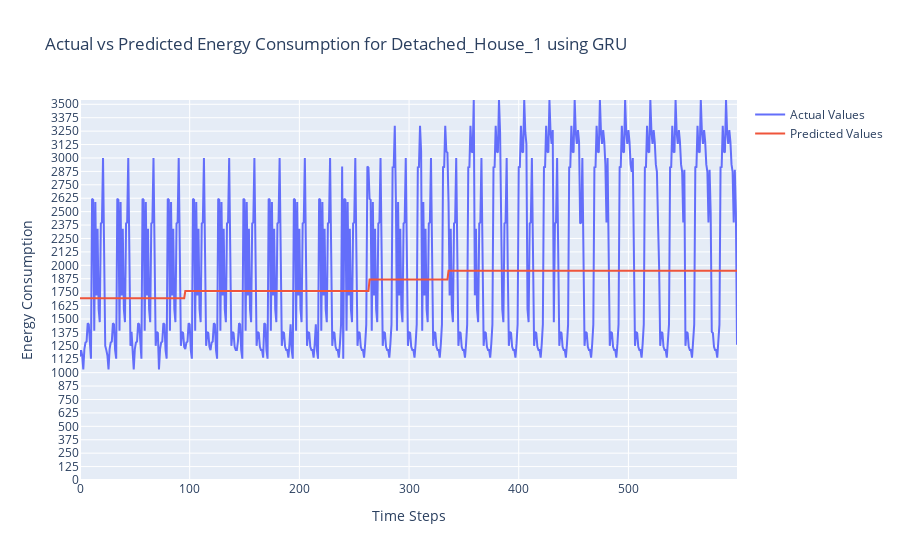
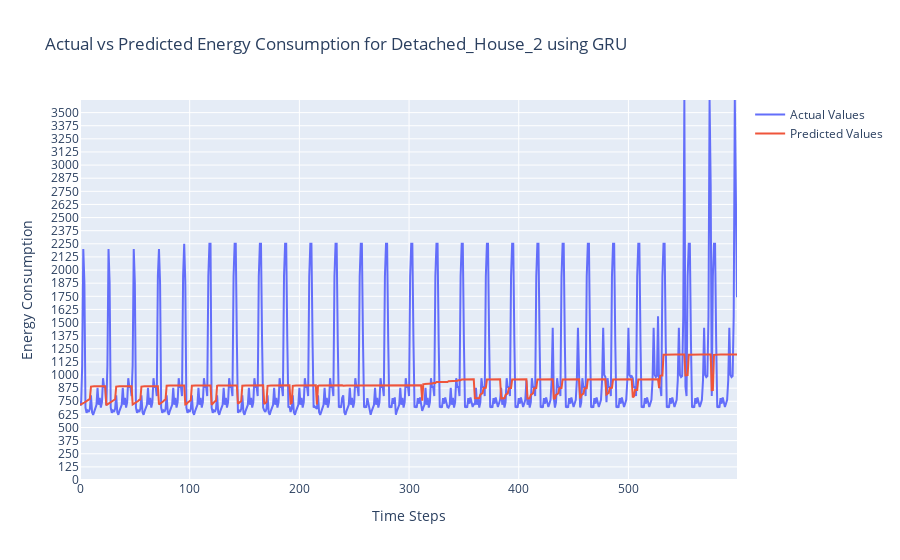
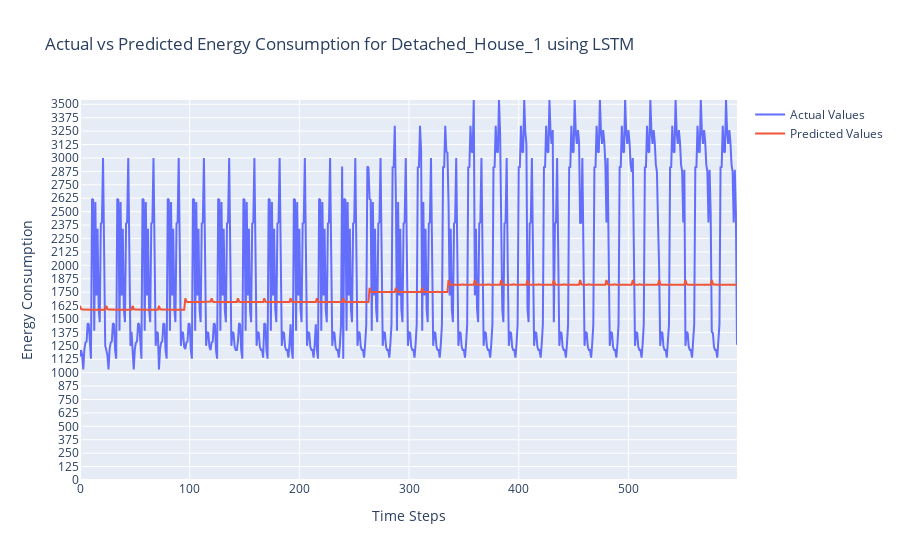
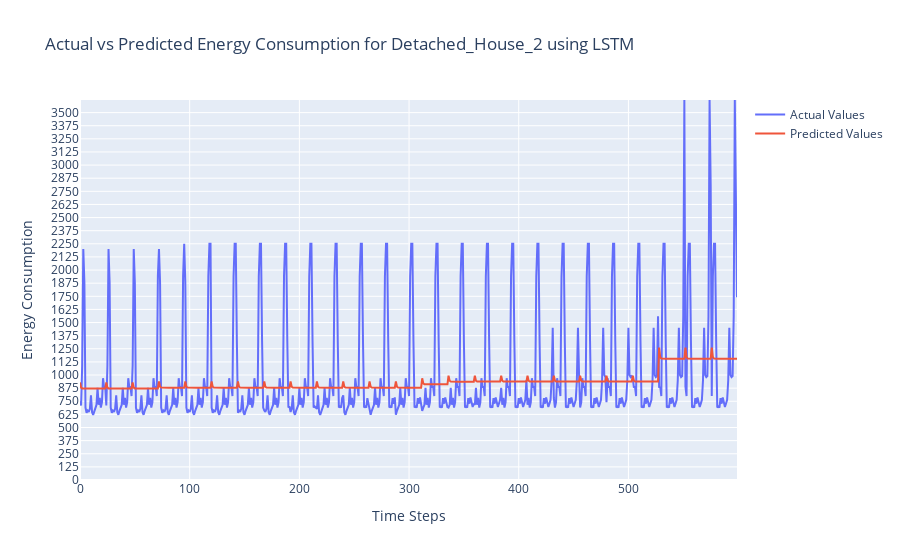

Source (notebook cell) for these figures, in order:
### Code cell
import os

import plotly.graph_objects as go

def combined_test(model, data_loader, loss_fn):
    model.eval()
    losses = []
    all_outputs = []
    all_targets = []
    metrics = {'MAE': [], 'RMSE': [], 'SMAPE': []}
    
    first_iter = True  

    with torch.no_grad():
        for inputs, scaled_targets, future_energy_min_max in data_loader:
            inputs, scaled_targets = inputs.to(device), scaled_targets.to(device)
            targets_min, targets_max = future_energy_min_max
            targets_min, targets_max = targets_min.to(device), targets_max.to(device)

            outputs = model(inputs)
            loss = loss_fn(outputs, scaled_targets)
            losses.append(loss.item())

            targets = inverse_minmax_scale(scaled_targets, targets_min, targets_max)
            outputs = inverse_minmax_scale(outputs, targets_min, targets_max)

            metrics['MAE'].append(mae(outputs, targets).item())
            metrics['RMSE'].append(rmse(outputs, targets).item())
            metrics['SMAPE'].append(smape(outputs, targets))

            all_outputs.extend(outputs.cpu().numpy())
            all_targets.extend(targets.cpu().numpy())

            if first_iter:  
                print(f"Output shape: {outputs.shape}")
                print(f"Target shape: {targets.shape}")
                first_iter = False  

    test_loss = np.mean(losses)
    test_metrics = {k: np.mean(v) for k, v in metrics.items()}

    return test_loss, test_metrics, all_targets, all_outputs

models_list = {
    "GRU": gru,
    "LSTM": lstm,
    "Transformer": transformer,
}

def combined_testing_and_visualization(datasets, models_list, loss_fn):
    for model_name, model in models_list.items():
        print(f"\nTesting {model_name}...\n")
        for dataset_name in datasets['test'].keys():
            print(f"Testing and generating values for dataset: {dataset_name} using {model_name}")
            
            # Load the trained model's state_dict
            model.load_state_dict(torch.load(f'./Combine_MSE/{model_name}_{loss_fn}_{dataset_name}.pth'))
            model.to(device)

            test_loader = DataLoader(datasets['test'][dataset_name], batch_size=1, shuffle=False)
            test_loss, test_metrics, actual_values, predicted_values = combined_test(model, test_loader, loss_fn)
            
            print(f"Test Loss for {dataset_name} using {model_name}: {test_loss:.2f}")
            print(f"Test MAE for {dataset_name} using {model_name}: {test_metrics['MAE']:.2f}")
            print(f"Test RMSE for {dataset_name} using {model_name}: {test_metrics['RMSE']:.2f}")
            print(f"Test SMAPE for {dataset_name} using {model_name}: {test_metrics['SMAPE']:.2f}")
            print('-' * 50)

            df_results = pd.DataFrame({
                'Actual': np.ravel(actual_values),
                'Predicted': np.ravel(predicted_values)
            })
            df_results.to_csv(f"./Combine_MSE/{dataset_name}_{model_name}_results.csv", index=False)

            df_results = pd.read_csv(f"./Combine_MSE/{dataset_name}_{model_name}_results.csv")

            actual_values = df_results['Actual'].values[:600]
            predicted_values = df_results['Predicted'].values[:600]

            fig = go.Figure()
            fig.add_trace(go.Scatter(y=actual_values, mode='lines', name='Actual Values'))
            fig.add_trace(go.Scatter(y=predicted_values, mode='lines', name='Predicted Values'))
            
            # Dynamic y-axis adjustment
            max_value = max(np.max(actual_values), np.max(predicted_values))
            yaxis_max = int((max_value // 50 + 1) * 50)
            
            fig.update_layout(
                title=f"Actual vs Predicted Energy Consumption for {dataset_name} using {model_name}",
                xaxis_title="Time Steps", 
                yaxis_title="Energy Consumption",
                yaxis=dict(
                    tickvals=list(range(0, yaxis_max + 1, 125)),
                    range=[0, max_value]
                ),
                height=300,
            )
            fig.show()

    print("All done!")

loss_fn = nn.L1Loss()
combined_testing_and_visualization(datasets, models_list, loss_fn)

### Figure 1 — Plotly figure (JSON) as saved in the notebook; plotly's stock layout.template omitted (floating-point values rounded to 4 significant figures; data arrays with more than 128 entries replaced by an {"elided": "..."} marker saying what was removed)
{"data": [{"mode": "lines", "name": "Actual Values", "type": "scatter", "y": {"elided": "600 int values"}}, {"mode": "lines", "name": "Predicted Values", "type": "scatter", "y": {"elided": "600 float values"}}], "layout": {"autosize": true, "title": {"text": "Actual vs Predicted Energy Consumption for Detached_House_1 using GRU"}, "xaxis": {"autorange": true, "range": [0, 599], "title": {"text": "Time Steps"}}, "yaxis": {"range": [0, 3540], "tickvals": [0, 125, 250, 375, 500, 625, 750, 875, 1000, 1125, 1250, 1375, 1500, 1625, 1750, 1875, 2000, 2125, 2250, 2375, 2500, 2625, 2750, 2875, 3000, 3125, 3250, 3375, 3500], "title": {"text": "Energy Consumption"}, "type": "linear"}}}

### Figure 2 — Plotly figure (JSON) as saved in the notebook; plotly's stock layout.template omitted (floating-point values rounded to 4 significant figures; data arrays with more than 128 entries replaced by an {"elided": "..."} marker saying what was removed)
{"data": [{"mode": "lines", "name": "Actual Values", "type": "scatter", "y": {"elided": "600 int values"}}, {"mode": "lines", "name": "Predicted Values", "type": "scatter", "y": {"elided": "600 float values"}}], "layout": {"autosize": true, "title": {"text": "Actual vs Predicted Energy Consumption for Detached_House_2 using GRU"}, "xaxis": {"autorange": true, "range": [0, 599], "title": {"text": "Time Steps"}}, "yaxis": {"range": [0, 3620], "tickvals": [0, 125, 250, 375, 500, 625, 750, 875, 1000, 1125, 1250, 1375, 1500, 1625, 1750, 1875, 2000, 2125, 2250, 2375, 2500, 2625, 2750, 2875, 3000, 3125, 3250, 3375, 3500, 3625], "title": {"text": "Energy Consumption"}, "type": "linear"}}}

### Figure 3 — Plotly figure (JSON) as saved in the notebook; plotly's stock layout.template omitted (floating-point values rounded to 4 significant figures; data arrays with more than 128 entries replaced by an {"elided": "..."} marker saying what was removed)
{"data": [{"mode": "lines", "name": "Actual Values", "type": "scatter", "y": {"elided": "600 int values"}}, {"mode": "lines", "name": "Predicted Values", "type": "scatter", "y": {"elided": "600 float values"}}], "layout": {"autosize": true, "title": {"text": "Actual vs Predicted Energy Consumption for Detached_House_1 using LSTM"}, "xaxis": {"autorange": true, "range": [0, 599], "title": {"text": "Time Steps"}}, "yaxis": {"range": [0, 3540], "tickvals": [0, 125, 250, 375, 500, 625, 750, 875, 1000, 1125, 1250, 1375, 1500, 1625, 1750, 1875, 2000, 2125, 2250, 2375, 2500, 2625, 2750, 2875, 3000, 3125, 3250, 3375, 3500], "title": {"text": "Energy Consumption"}, "type": "linear"}}}

### Figure 4 — Plotly figure (JSON) as saved in the notebook; plotly's stock layout.template omitted (floating-point values rounded to 4 significant figures; data arrays with more than 128 entries replaced by an {"elided": "..."} marker saying what was removed)
{"data": [{"mode": "lines", "name": "Actual Values", "type": "scatter", "y": {"elided": "600 int values"}}, {"mode": "lines", "name": "Predicted Values", "type": "scatter", "y": {"elided": "600 float values"}}], "layout": {"autosize": true, "title": {"text": "Actual vs Predicted Energy Consumption for Detached_House_2 using LSTM"}, "xaxis": {"autorange": true, "range": [0, 599], "title": {"text": "Time Steps"}}, "yaxis": {"range": [0, 3620], "tickvals": [0, 125, 250, 375, 500, 625, 750, 875, 1000, 1125, 1250, 1375, 1500, 1625, 1750, 1875, 2000, 2125, 2250, 2375, 2500, 2625, 2750, 2875, 3000, 3125, 3250, 3375, 3500, 3625], "title": {"text": "Energy Consumption"}, "type": "linear"}}}
